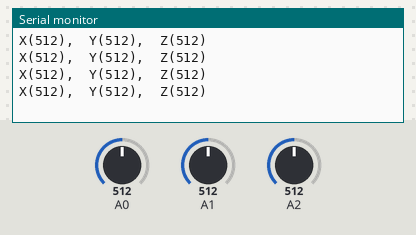
A sketch run on a simulated Arduino Uno, built with avr-gcc and run on an emulated ATmega328P. Shown: the last lines printed to the serial monitor. Inputs (shaded band) come from the test bench; at power-on: A0 = 512, A1 = 512, A2 = 512.

Above: at 1.2 s.
1.3 s: A0 set to 716
At 1.71 s:
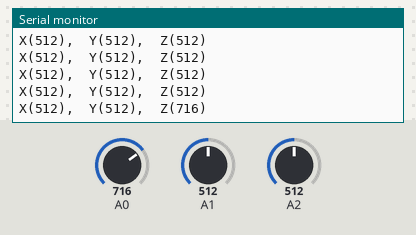
2.8 s: A1 set to 716
At 2.91 s:
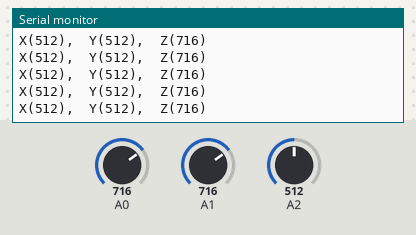
4.3 s: A2 set to 716
At 4.42 s:
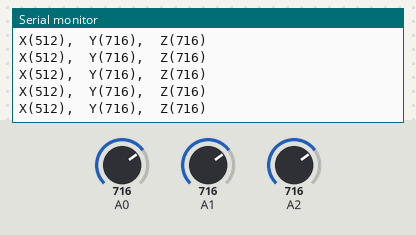
5.8 s: A0 set to 900
At 5.92 s:
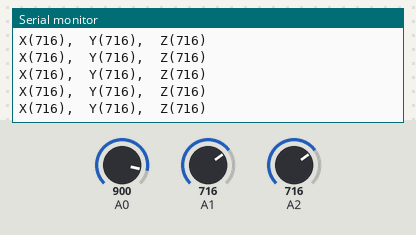
7.3 s: A1 set to 900
At 7.43 s:
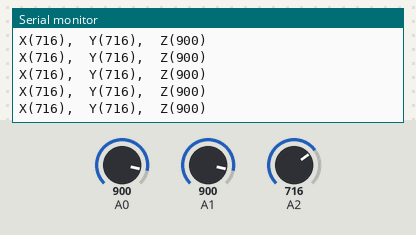
8.8 s: A2 set to 900
At 8.93 s:
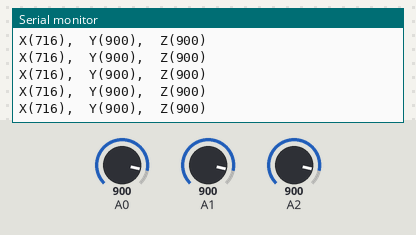
Timing chart, 0 to 11.3 s (numbered marks = the images above; inputs shaded):
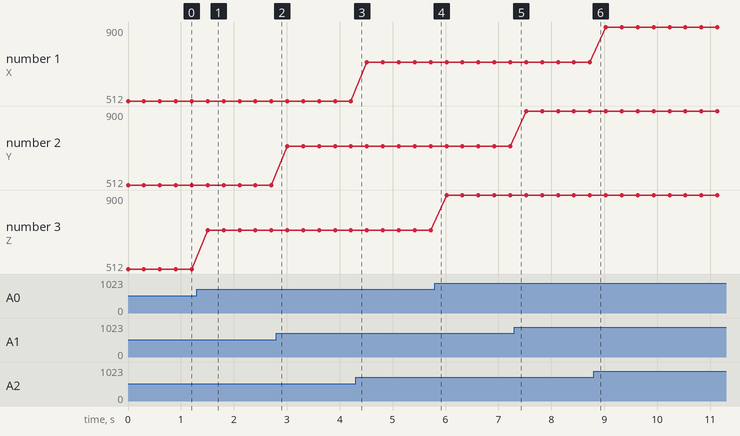

Measured:
- after the input at 1.3 s, the serial monitor: prints a new line after 0.21 s (image 1)
- plotted number 3: 512 → 716 after the input at 1.3 s, 716 → 900 after the input at 5.8 s

The sketch:

JYAIRO_TEST.ino
```cpp
void setup(){
  Serial.begin(9600) ;
}
void loop(){
  int valX = analogRead(2);
  int valY = analogRead(1);
  int valZ = analogRead(0);
  Serial.print("X(");
  Serial.print(valX);
  Serial.print("),  Y(");
  Serial.print(valY);
  Serial.print("),  Z(");
  Serial.print(valZ);
  Serial.println(")");
  delay(300) ;
}
```
